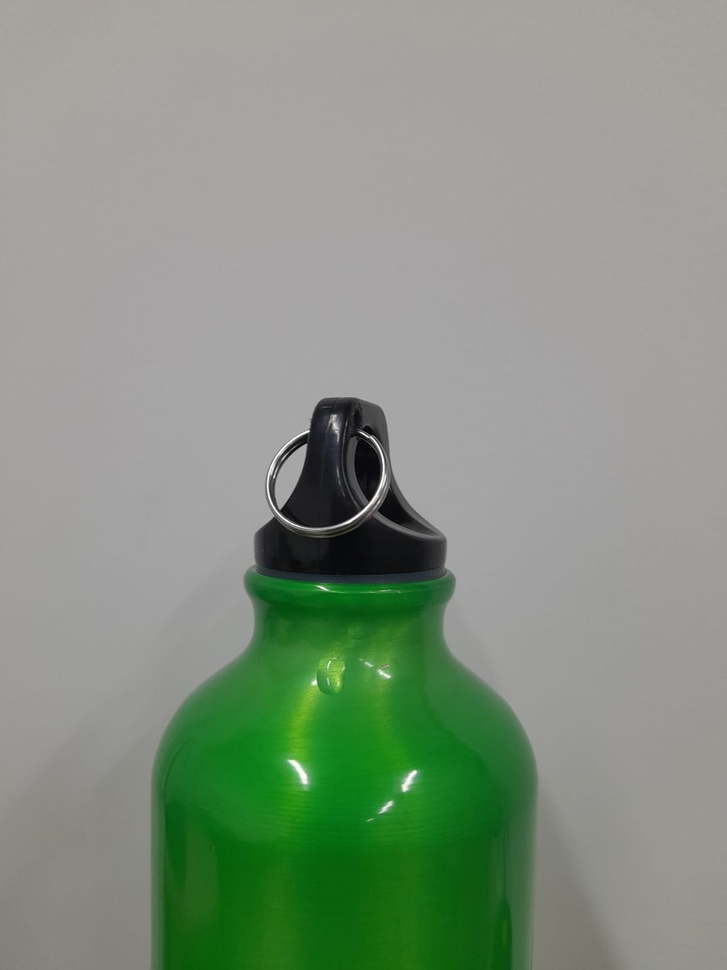
#> input picture PIM/topic2/imagem_para_ex6.jpeg, 727 x 970 px, shrunk from 1200 x 1600 before the run
$ python ex6.py
#> lines starting #> are read from the running program, lines starting #| are printed output that depends on the picture; after the words box and inside, x2 and y2 are one past the last pixel; in counts of white or black regions, pixels touching at a corner belong together
import cv2
import numpy as np
import matplotlib.pyplot as plt

def isodata_limiar(imagem_cinza):
    t = 128

    for i in range(100):
        print(f"Iteração {i+1}: Limiar atual = {t:.2f}")
        t_antigo = t

        mascara_fundo = imagem_cinza <= t
        mascara_objeto = imagem_cinza > t

        if np.any(mascara_fundo):
            mu1 = np.mean(imagem_cinza[mascara_fundo])
        else:
            mu1 = 0


        if np.any(mascara_objeto):
            mu2 = np.mean(imagem_cinza[mascara_objeto])
        else:
            mu2 = 0

        t = (mu1 + mu2) / 2

        if abs(t - t_antigo) < 0.5:
            print("\nConvergência atingida!")
            break

    return int(round(t))


imagem_original = cv2.imread('imagem_para_ex6.jpeg')
#> imagem_original is the input picture: shape (970, 727, 3); mean B, G, R 130.5, 146.7, 133

imagem_cinza = cv2.cvtColor(imagem_original, cv2.COLOR_BGR2GRAY)
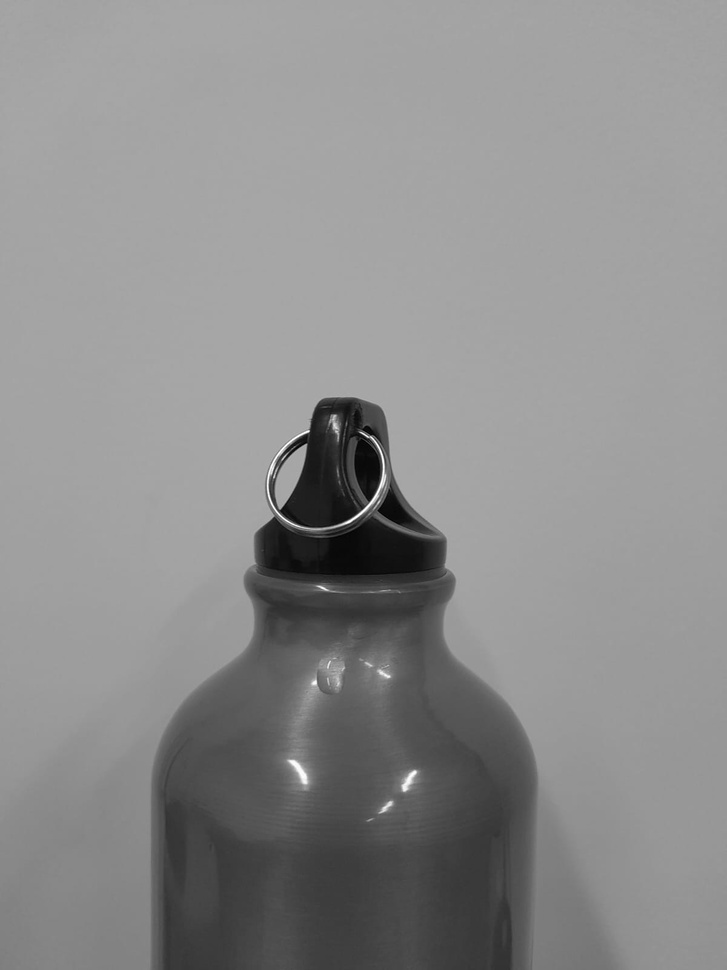
#> imagem_cinza: shape (970, 727); min 0, max 255, mean 140.8

print("--- Calculando o limiar com o algoritmo Isodata ---")
limiar_isodata = isodata_limiar(imagem_cinza)
#> the loop in isodata_limiar, `for i in range(100):` made 3 passes
#> (t_antigo, mu1, mu2, t) on passes 2 to 3: (117.1, 71.29, 159, 115.1), (115.1, 71.06, 158.9, 115)
#> (mu1, mu2, t) on pass 1: (74.67, 159.6, 117.1)
#| Iteração 2: Limiar atual = 117.15
#| Iteração 3: Limiar atual = 115.13
#> pass 1, in isodata_limiar, `mascara_fundo = imagem_cinza <= t`:
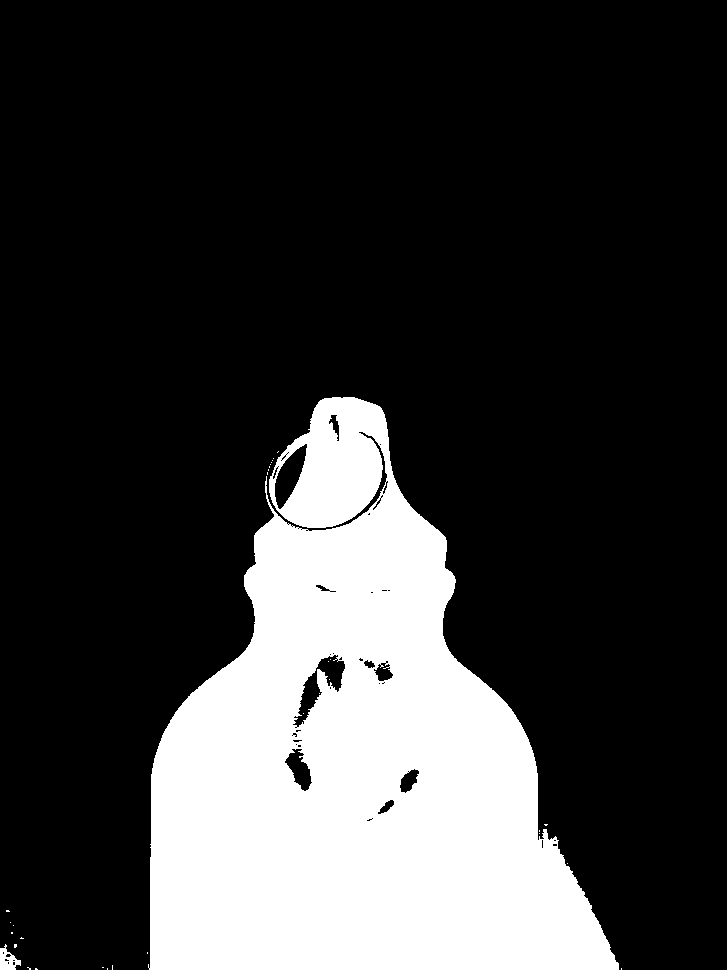
#> mascara_fundo: shape (970, 727) bool; 22.2% white; 32 white regions (30 under 20 px), largest, box (x1, y1, x2, y2) and area: (148, 397, 619, 970) 156288, (0, 944, 21, 970) 299
#> pass 2, in isodata_limiar, `mascara_fundo = imagem_cinza <= t`:
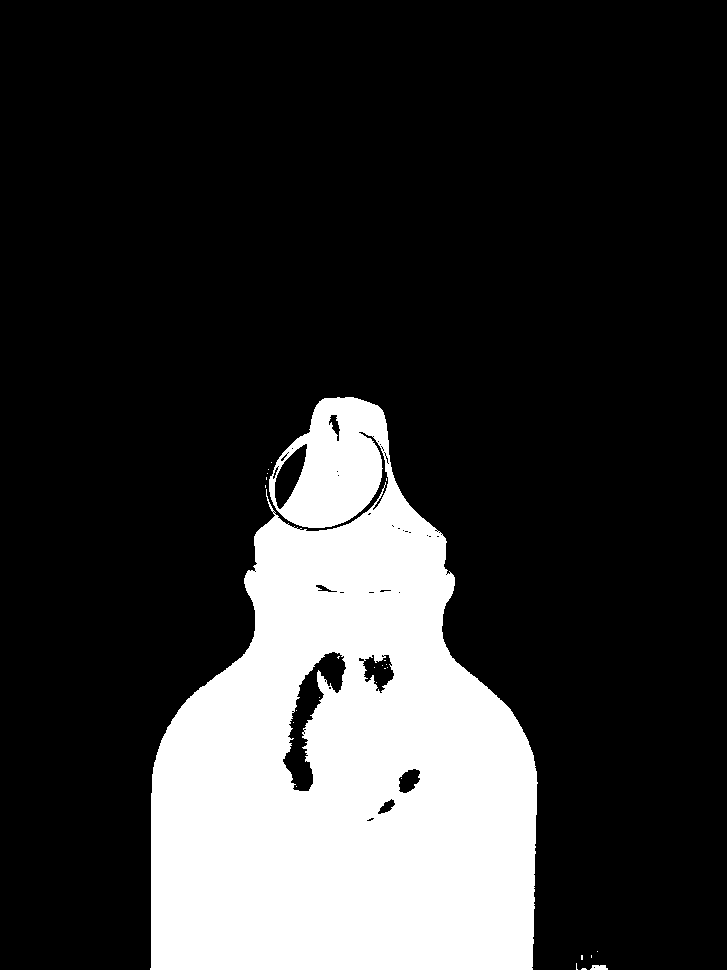
#> mascara_fundo: shape (970, 727) bool; 20.8% white; 26 white regions (24 under 20 px), largest, box (x1, y1, x2, y2) and area: (150, 397, 538, 970) 146335, (590, 965, 608, 970) 75
#> limiar_isodata = 115
print(f"--------------------------------------------------")
print(f"O limiar Isodata final calculado é: {limiar_isodata}")
#| O limiar Isodata final calculado é: 115

# Pixels > limiar_isodata se tornam 255 (branco), os outros se tornam 0 (preto)
ret, imagem_binaria = cv2.threshold(imagem_cinza, limiar_isodata, 255, cv2.THRESH_BINARY)
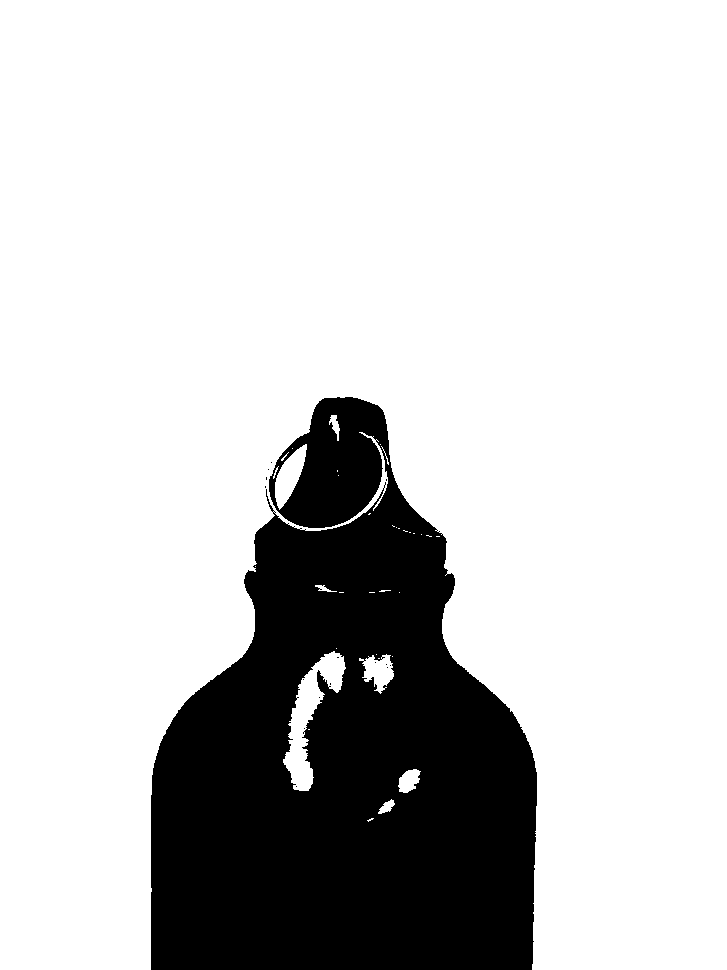
#> imagem_binaria: shape (970, 727); 79.3% white; 16 black regions (15 under 20 px), largest, box (x1, y1, x2, y2) and area: (151, 397, 537, 970) 145693
#> ret = 115

plt.figure(figsize=(12, 6))

plt.subplot(1, 2, 1)
plt.imshow(imagem_cinza, cmap='gray')
plt.title('Imagem de Entrada (Tons de Cinza)')
plt.axis('off')

plt.subplot(1, 2, 2)
plt.imshow(imagem_binaria, cmap='gray')
plt.title(f'Imagem de Saída (Limiar Isodata = {limiar_isodata})')
plt.axis('off')

plt.tight_layout()
plt.show()
